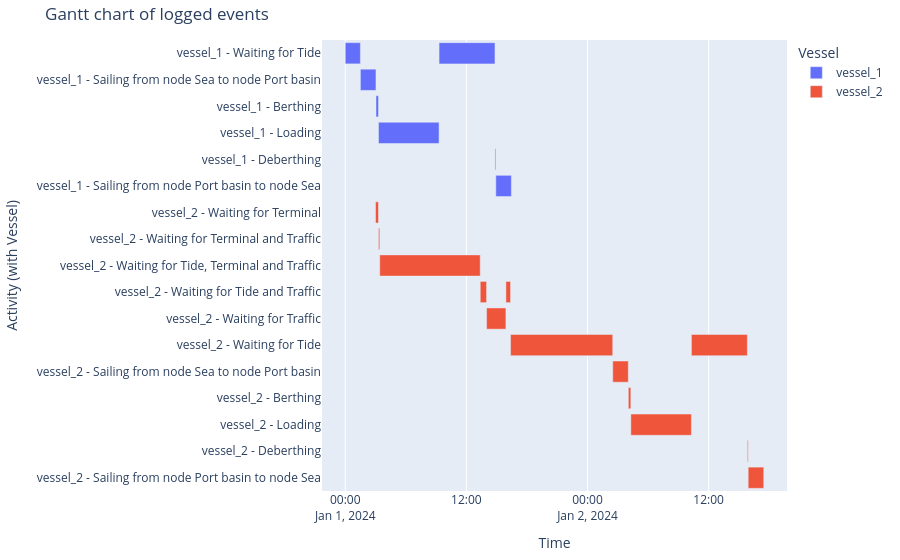

The code cell stored with this chart in its notebook:
### Markdown cell above
###### Vessel processes
And the Gantt chart

### Code cell
df_eventtable = logbook2eventtable([vessel_1, vessel_2])
generate_vessel_gantt_chart(df_eventtable)

### Figure 1 — Plotly figure (JSON) as saved in the notebook; plotly's stock layout.template omitted (floating-point values rounded to 4 significant figures)
{"data": [{"base": ["2024-01-01T00:00:00.000000000", "2024-01-01T01:30:00.000000000", "2024-01-01T03:02:36.000000000", "2024-01-01T03:17:36.000000000", "2024-01-01T09:17:36.000000000", "2024-01-01T14:50:00.000000000", "2024-01-01T14:55:00.000000000"], "hovertemplate": "object name=vessel_1<br>start time=%{base}<br>stop time=%{x}<br>activity label=%{y}<extra></extra>", "legendgroup": "vessel_1", "marker": {"color": "#636efa", "pattern": {"shape": ""}}, "name": "vessel_1", "orientation": "h", "showlegend": true, "textposition": "auto", "type": "bar", "x": [5400000, 5556000, 900000, 21600000, 19944000, 300000, 5556000], "xaxis": "x", "y": ["vessel_1 - Waiting for Tide", "vessel_1 - Sailing from node Sea to node Port basin", "vessel_1 - Berthing", "vessel_1 - Loading", "vessel_1 - Waiting for Tide", "vessel_1 - Deberthing", "vessel_1 - Sailing from node Port basin to node Sea"], "yaxis": "y"}, {"base": ["2024-01-01T03:00:00.000000000", "2024-01-01T03:17:36.000000000", "2024-01-01T03:25:00.000000000", "2024-01-01T13:22:24.000000000", "2024-01-01T14:00:00.000000000", "2024-01-01T15:55:00.000000000", "2024-01-01T16:22:36.000000000", "2024-01-02T02:30:00.000000000", "2024-01-02T04:02:36.000000000", "2024-01-02T04:17:36.000000000", "2024-01-02T10:17:36.000000000", "2024-01-02T15:50:00.000000000", "2024-01-02T15:55:00.000000000"], "hovertemplate": "object name=vessel_2<br>start time=%{base}<br>stop time=%{x}<br>activity label=%{y}<extra></extra>", "legendgroup": "vessel_2", "marker": {"color": "#EF553B", "pattern": {"shape": ""}}, "name": "vessel_2", "orientation": "h", "showlegend": true, "textposition": "auto", "type": "bar", "x": [1056000, 444000, 35844000, 2256000, 6900000, 1656000, 36444000, 5556000, 900000, 21600000, 19944000, 300000, 5556000], "xaxis": "x", "y": ["vessel_2 - Waiting for Terminal", "vessel_2 - Waiting for Terminal and Traffic", "vessel_2 - Waiting for Tide, Terminal and Traffic", "vessel_2 - Waiting for Tide and Traffic", "vessel_2 - Waiting for Traffic", "vessel_2 - Waiting for Tide and Traffic", "vessel_2 - Waiting for Tide", "vessel_2 - Sailing from node Sea to node Port basin", "vessel_2 - Berthing", "vessel_2 - Loading", "vessel_2 - Waiting for Tide", "vessel_2 - Deberthing", "vessel_2 - Sailing from node Port basin to node Sea"], "yaxis": "y"}], "layout": {"barmode": "overlay", "legend": {"title": {"text": "Vessel"}, "tracegroupgap": 0}, "margin": {"b": 20, "l": 20, "r": 20, "t": 40}, "title": {"text": "Gantt chart of logged events"}, "xaxis": {"anchor": "y", "domain": [0, 1], "title": {"text": "Time"}, "type": "date"}, "yaxis": {"anchor": "x", "autorange": "reversed", "domain": [0, 1], "title": {"text": "Activity (with Vessel)"}}}}
